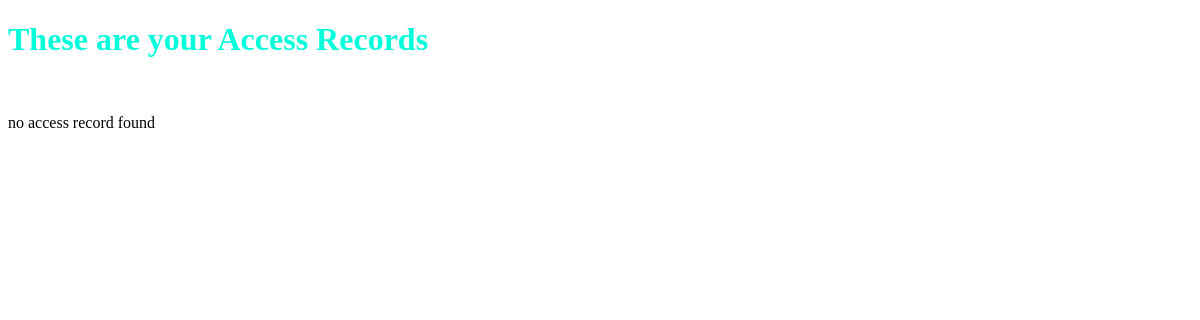
/views/, run on an earlier commit of the app's database.
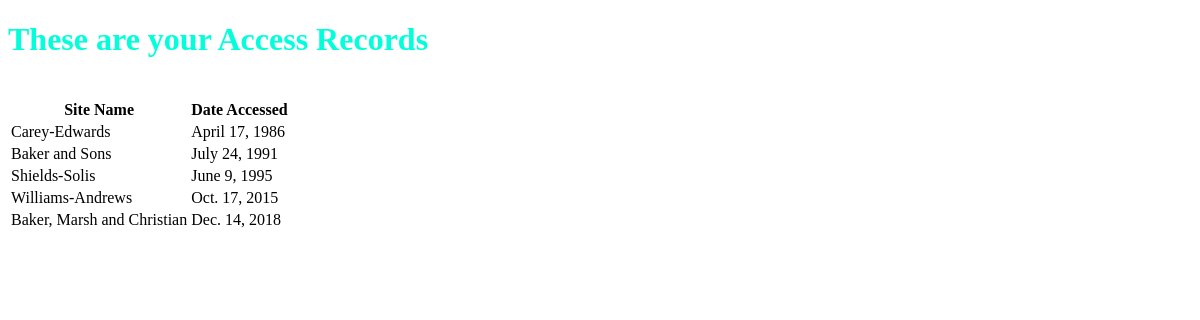
And on a later commit of the database.
### first_app/models.py (models this page shows, shortened)
class AccessRecord(models.Model):
    name = models.ForeignKey(Webpage , on_delete = models.PROTECT)
    date = models.DateField()

class Webpage(models.Model):
    topic = models.ForeignKey(Topic , on_delete = models.PROTECT )
    name = models.CharField(max_length = 264 ,unique=True)
    url = models.URLField(unique=True)
    def __str__(self):
        return self.name

### first_app/views.py (the view)
# urls.py: path('views/',views.index,name='index'),
def index(request):
    webpages_list = AccessRecord.objects.order_by('date')
    date_dict = {'access_records':webpages_list}
    return render(request,'first_app/index.html',context=date_dict)

### templates/first_app/index.html (shortened to what this page needs)
<!DOCTYPE html>
{% load staticfiles %}
<html lang="en">
<head>
    <link rel="stylesheet" href="{% static "css/mystyle.css" %}"/>
</head>
<body>
    <h1>These are your Access Records </h1><br >
    {% if access_records %}
    <table>
        <th>Site Name</th>
        <th>Date Accessed</th>
        {% for acc in access_records %}
        <tr>
            <td>{{ acc.name }}</td>
            <td>{{ acc.date }}</td>
        </tr>
        {% endfor %}
    </table>
    {% else %}
    <p> no access record found</p>
    {% endif %}
</body>
</html>

### static/css/mystyle.css (style rules this page uses)
h1 { color: #00ffdb; }

What changed in the data, as far as the page shows it:
added AccessRecord: name "Carey-Edwards", date "April 17, 1986"
added AccessRecord: name "Baker and Sons", date "July 24, 1991"
added AccessRecord: name "Shields-Solis", date "June 9, 1995"
added AccessRecord: name "Williams-Andrews", date "Oct. 17, 2015"
added AccessRecord: name "Baker, Marsh and Christian", date "Dec. 14, 2018"
Also different on the page:
text no longer shown: "no access record found"
text now shown: "Site Name Date Accessed"
